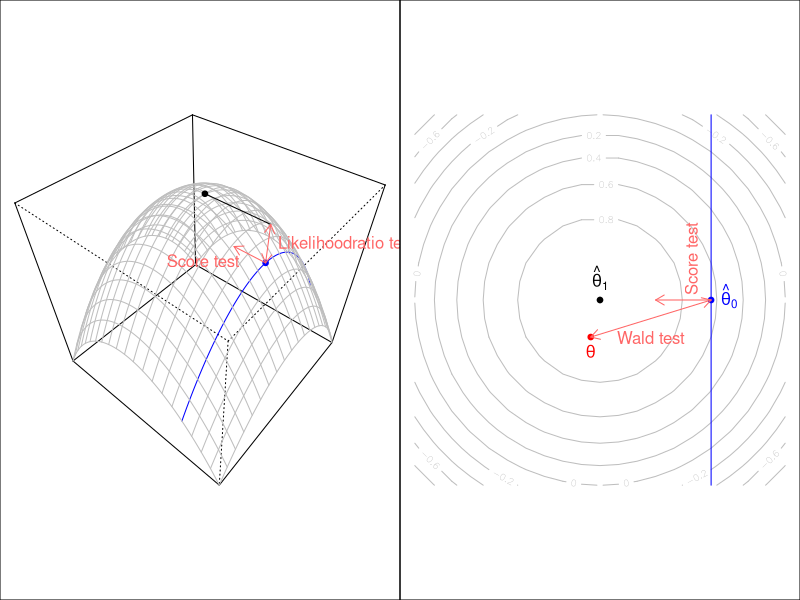

R code for this plot:
pdf("HolyTrinity2.pdf", width=12, height=6)
par(mfcol=c(1,2),mar=c(0,0,0,0))
fun  <- function(x, y) { return ( 1-x^2-y^2); }
dfun <- function(x, y) { return ( c(-2*x, -2*y)); }

ln <- 10
x  <- (-ln:ln)/ln
y  <- (-ln:ln)/ln
xr <- 0.6
z <- outer(x, y, fun)

tm <- persp(x, y, z, border=NA, col=NA, axes=F, phi=45, theta=40, r=2)
for (xi in x) {
  yk <- (-50:50)/50
  xk <- rep(xi, length(yk))
  zk <- fun(xk, yk)
  z0 <- rep(min(z), length(yk))
  lines(trans3d(xk, yk, zk, tm), col=ifelse(xi==xr, "blue", "gray"))
}
for (yi in y) {
  xk <- (-50:50)/50
  yk <- rep(yi, length(yk))
  zk <- fun(xk, yk)
  z0 <- rep(min(z), length(yk))
  lines(trans3d(xk, yk, zk, tm), col="gray")
}
t1 <- trans3d(0,0,fun(0,0), tm)
t0 <- trans3d(xr,0, fun(xr,0), tm)	
ti <- trans3d(xr,0, fun(0,0), tm)
tj <- trans3d(xr,0, mean(c(fun(0,0),fun(xr,0))), tm)

points(t1, col="black", pch=19, cex=0.75)
points(t0, col="blue", pch=19, cex=0.75)
lines(mapply(c,t1,ti), col="black")
arrows(t0$x, t0$y, ti$x, ti$y, code=3, col="#FF6666", length=0.1)
text(tj, "Likelihoodratio test", col="#FF6666", pos=4)
#
grad <- dfun(xr,0)
dt   <- 0.25
dg   <- trans3d(xr+dt*grad[1], dt*grad[2], fun(xr, 0), tm)
arrows(t0$x, t0$y, dg$x, dg$y, col="#FF6666", length=0.1)
text(mean(c(t0$x, dg$x)), t0$y, "Score test", col="#FF6666", pos=2)
box()

# contour plot
contour(x, y, z, axes=F, asp=T, col="gray")
lines(c(xr, xr), c(-1,1), col="blue")
points(0,0, pch=19, col="black", cex=0.75)
points(xr,0, pch=19, col="blue", cex=0.75)
text(0,0, expression(hat(theta)[1]), pos=3)
text(xr,0, expression(hat(theta)[0]), pos=4, col="blue")
points(-0.05,-0.2, pch=19, col="red", cex=0.75)
text(-0.05,-0.2, expression(theta), pos=1, col="red")
arrows(-0.05,-0.2, xr, 0, code=3, col="#FF6666", length=0.1)
text(mean(c(-0.05, xr)), mean(c(-0.25, 0)), "Wald test", col="#FF6666", pos=1)
#
grad <- dfun(xr,0)
arrows(xr, 0, xr+0.25*grad[1], grad[2], col="#FF6666", length=0.1)
text(mean(c(xr, xr+0.25*grad[1])), 0, " Score test", col="#FF6666", srt=90, pos=4)
box()
dev.off()
if (interactive()) browseURL(paste0(getwd(),"/HolyTrinity2.pdf"))
